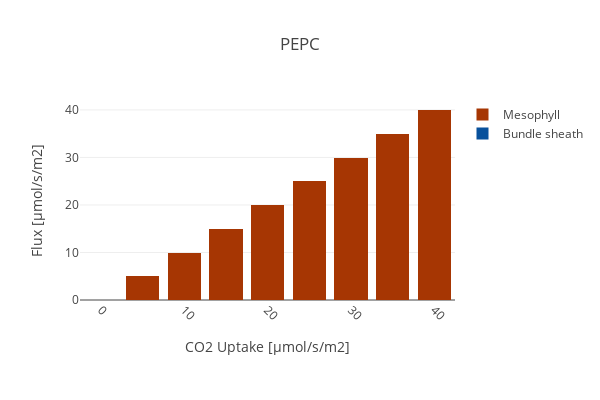

Write notebook code for a chart like this one.
### Code cell
create_bar_plot_rxn(D_fba, D_exp,
                    {'[M]_PEPC2_c': 'Mesophyll', '[B]_PEPC2_c': 'Bundle sheath'},
                    'PEPC', xaxis_title,
                     stacked = True, save_fig=save_fig)

### Figure 1 — Plotly figure (JSON) as saved in the notebook; plotly's stock layout.template omitted (floating-point values rounded to 4 significant figures)
{"data": [{"marker": {"color": "rgb(8,81,156)"}, "name": "Bundle sheath", "type": "bar", "uid": "4bab869f-88cc-4ea9-85cb-b23db2e3ae64", "x": [0, 5, 10, 15, 20, 25, 30, 35, 40], "y": [0, 0, 0, 0, 0, 0, 0, 0, 0]}, {"marker": {"color": "rgb(166,54,3)"}, "name": "Mesophyll", "type": "bar", "uid": "6dcf243f-9c79-4a72-8838-87ebbcafbc85", "x": [0, 5, 10, 15, 20, 25, 30, 35, 40], "y": [5.143e-18, 4.998, 9.997, 14.99, 19.99, 24.99, 29.99, 34.99, 39.99]}], "layout": {"barmode": "stack", "height": 400, "margin": {"b": 100}, "title": {"text": "PEPC"}, "width": 600, "xaxis": {"tickangle": 45, "title": {"text": "CO2 Uptake [µmol/s/m2]"}}, "yaxis": {"autorange": true, "title": {"text": "Flux [µmol/s/m2]"}}}}
